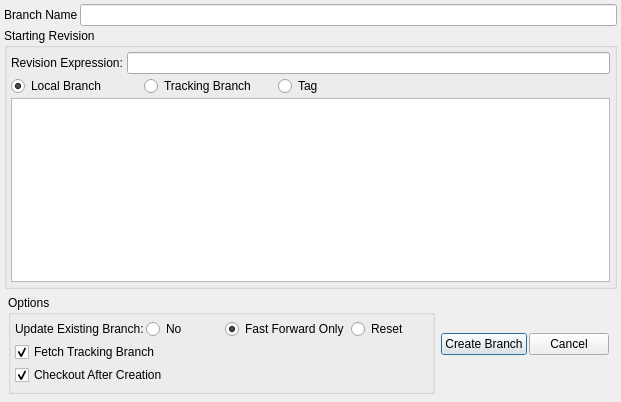
<ui version="4.0" >
 <class>createbranchgui</class>
 <widget class="QDialog" name="createbranchgui" >
  <property name="windowModality" >
   <enum>Qt::ApplicationModal</enum>
  </property>
  <property name="geometry" >
   <rect>
    <x>0</x>
    <y>0</y>
    <width>621</width>
    <height>402</height>
   </rect>
  </property>
  <property name="windowTitle" >
   <string>Create Branch</string>
  </property>
  <layout class="QVBoxLayout" >
   <property name="spacing" >
    <number>2</number>
   </property>
   <property name="leftMargin" >
    <number>4</number>
   </property>
   <property name="topMargin" >
    <number>4</number>
   </property>
   <property name="rightMargin" >
    <number>4</number>
   </property>
   <property name="bottomMargin" >
    <number>4</number>
   </property>
   <item>
    <layout class="QHBoxLayout" >
     <item>
      <widget class="QLabel" name="label" >
       <property name="text" >
        <string>Branch Name</string>
       </property>
      </widget>
     </item>
     <item>
      <widget class="QLineEdit" name="branchLine" />
     </item>
    </layout>
   </item>
   <item>
    <widget class="QGroupBox" name="branchRootGroupBox" >
     <property name="title" >
      <string>Starting Revision</string>
     </property>
     <layout class="QVBoxLayout" >
      <property name="spacing" >
       <number>2</number>
      </property>
      <property name="leftMargin" >
       <number>4</number>
      </property>
      <property name="topMargin" >
       <number>4</number>
      </property>
      <property name="rightMargin" >
       <number>4</number>
      </property>
      <property name="bottomMargin" >
       <number>4</number>
      </property>
      <item>
       <layout class="QHBoxLayout" >
        <property name="spacing" >
         <number>4</number>
        </property>
        <item>
         <widget class="QLabel" name="label_3" >
          <property name="windowModality" >
           <enum>Qt::NonModal</enum>
          </property>
          <property name="sizePolicy" >
           <sizepolicy vsizetype="Preferred" hsizetype="Preferred" >
            <horstretch>0</horstretch>
            <verstretch>0</verstretch>
           </sizepolicy>
          </property>
          <property name="text" >
           <string>Revision Expression:</string>
          </property>
         </widget>
        </item>
        <item>
         <widget class="QLineEdit" name="revisionLine" >
          <property name="sizePolicy" >
           <sizepolicy vsizetype="Fixed" hsizetype="Expanding" >
            <horstretch>0</horstretch>
            <verstretch>0</verstretch>
           </sizepolicy>
          </property>
          <property name="minimumSize" >
           <size>
            <width>0</width>
            <height>0</height>
           </size>
          </property>
         </widget>
        </item>
       </layout>
      </item>
      <item>
       <layout class="QHBoxLayout" >
        <item>
         <widget class="QRadioButton" name="localBranchRadio" >
          <property name="sizePolicy" >
           <sizepolicy vsizetype="Fixed" hsizetype="MinimumExpanding" >
            <horstretch>0</horstretch>
            <verstretch>0</verstretch>
           </sizepolicy>
          </property>
          <property name="text" >
           <string>Local Branch</string>
          </property>
          <property name="checked" >
           <bool>true</bool>
          </property>
         </widget>
        </item>
        <item>
         <widget class="QRadioButton" name="remoteBranchRadio" >
          <property name="sizePolicy" >
           <sizepolicy vsizetype="Fixed" hsizetype="MinimumExpanding" >
            <horstretch>0</horstretch>
            <verstretch>0</verstretch>
           </sizepolicy>
          </property>
          <property name="text" >
           <string>Tracking Branch</string>
          </property>
         </widget>
        </item>
        <item>
         <widget class="QRadioButton" name="tagRadio" >
          <property name="sizePolicy" >
           <sizepolicy vsizetype="Fixed" hsizetype="MinimumExpanding" >
            <horstretch>0</horstretch>
            <verstretch>0</verstretch>
           </sizepolicy>
          </property>
          <property name="text" >
           <string>Tag</string>
          </property>
         </widget>
        </item>
        <item>
         <spacer>
          <property name="orientation" >
           <enum>Qt::Horizontal</enum>
          </property>
          <property name="sizeHint" >
           <size>
            <width>201</width>
            <height>20</height>
           </size>
          </property>
         </spacer>
        </item>
       </layout>
      </item>
      <item>
       <widget class="QListWidget" name="branchRootList" />
      </item>
     </layout>
    </widget>
   </item>
   <item>
    <layout class="QHBoxLayout" >
     <property name="spacing" >
      <number>2</number>
     </property>
     <property name="leftMargin" >
      <number>4</number>
     </property>
     <property name="topMargin" >
      <number>4</number>
     </property>
     <property name="rightMargin" >
      <number>4</number>
     </property>
     <property name="bottomMargin" >
      <number>4</number>
     </property>
     <item>
      <widget class="QGroupBox" name="optionsGroupBox" >
       <property name="title" >
        <string>Options</string>
       </property>
       <layout class="QVBoxLayout" >
        <property name="spacing" >
         <number>2</number>
        </property>
        <property name="leftMargin" >
         <number>4</number>
        </property>
        <property name="topMargin" >
         <number>4</number>
        </property>
        <property name="rightMargin" >
         <number>4</number>
        </property>
        <property name="bottomMargin" >
         <number>4</number>
        </property>
        <item>
         <layout class="QHBoxLayout" >
          <item>
           <widget class="QLabel" name="label_2" >
            <property name="text" >
             <string>Update Existing Branch:</string>
            </property>
           </widget>
          </item>
          <item>
           <widget class="QRadioButton" name="noUpdateRadio" >
            <property name="sizePolicy" >
             <sizepolicy vsizetype="Fixed" hsizetype="MinimumExpanding" >
              <horstretch>0</horstretch>
              <verstretch>0</verstretch>
             </sizepolicy>
            </property>
            <property name="text" >
             <string>No</string>
            </property>
           </widget>
          </item>
          <item>
           <widget class="QRadioButton" name="fastForwardUpdateRadio" >
            <property name="sizePolicy" >
             <sizepolicy vsizetype="Fixed" hsizetype="MinimumExpanding" >
              <horstretch>0</horstretch>
              <verstretch>0</verstretch>
             </sizepolicy>
            </property>
            <property name="text" >
             <string>Fast Forward Only</string>
            </property>
            <property name="checked" >
             <bool>true</bool>
            </property>
           </widget>
          </item>
          <item>
           <widget class="QRadioButton" name="resetRadio" >
            <property name="sizePolicy" >
             <sizepolicy vsizetype="Fixed" hsizetype="MinimumExpanding" >
              <horstretch>0</horstretch>
              <verstretch>0</verstretch>
             </sizepolicy>
            </property>
            <property name="text" >
             <string>Reset</string>
            </property>
           </widget>
          </item>
         </layout>
        </item>
        <item>
         <layout class="QHBoxLayout" >
          <item>
           <layout class="QVBoxLayout" >
            <item>
             <widget class="QCheckBox" name="fetchCheckBox" >
              <property name="text" >
               <string>Fetch Tracking Branch</string>
              </property>
              <property name="checked" >
               <bool>true</bool>
              </property>
             </widget>
            </item>
            <item>
             <widget class="QCheckBox" name="checkBox" >
              <property name="text" >
               <string>Checkout After Creation</string>
              </property>
              <property name="checked" >
               <bool>true</bool>
              </property>
             </widget>
            </item>
           </layout>
          </item>
          <item>
           <spacer>
            <property name="orientation" >
             <enum>Qt::Horizontal</enum>
            </property>
            <property name="sizeHint" >
             <size>
              <width>328</width>
              <height>46</height>
             </size>
            </property>
           </spacer>
          </item>
         </layout>
        </item>
       </layout>
      </widget>
     </item>
     <item>
      <layout class="QHBoxLayout" >
       <property name="spacing" >
        <number>2</number>
       </property>
       <property name="leftMargin" >
        <number>4</number>
       </property>
       <property name="topMargin" >
        <number>4</number>
       </property>
       <property name="rightMargin" >
        <number>4</number>
       </property>
       <property name="bottomMargin" >
        <number>4</number>
       </property>
       <item>
        <widget class="QPushButton" name="createBranchButton" >
         <property name="text" >
          <string>Create Branch</string>
         </property>
         <property name="default" >
          <bool>true</bool>
         </property>
        </widget>
       </item>
       <item>
        <widget class="QPushButton" name="cancelButton" >
         <property name="text" >
          <string>Cancel</string>
         </property>
        </widget>
       </item>
      </layout>
     </item>
    </layout>
   </item>
  </layout>
 </widget>
 <resources/>
 <connections>
  <connection>
   <sender>cancelButton</sender>
   <signal>pressed()</signal>
   <receiver>createbranchgui</receiver>
   <slot>reject()</slot>
   <hints>
    <hint type="sourcelabel" >
     <x>450</x>
     <y>387</y>
    </hint>
    <hint type="destinationlabel" >
     <x>294</x>
     <y>209</y>
    </hint>
   </hints>
  </connection>
 </connections>
</ui>
